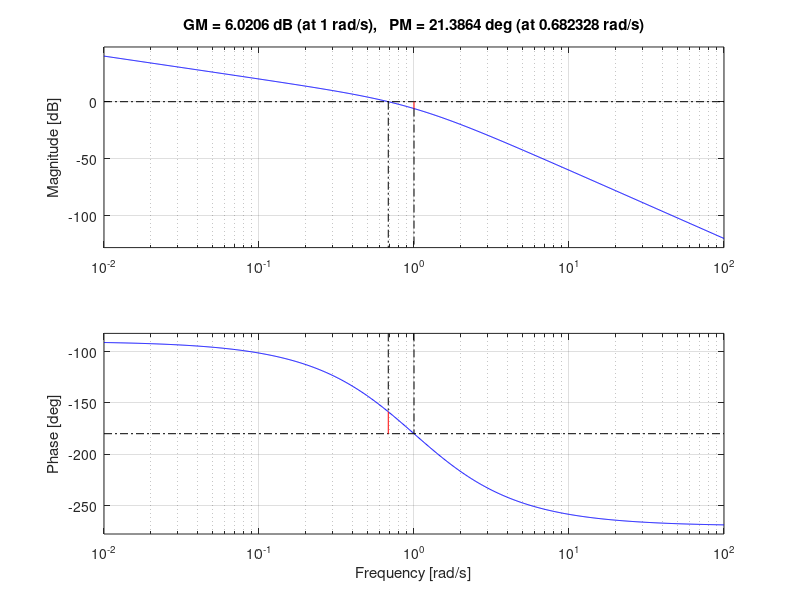
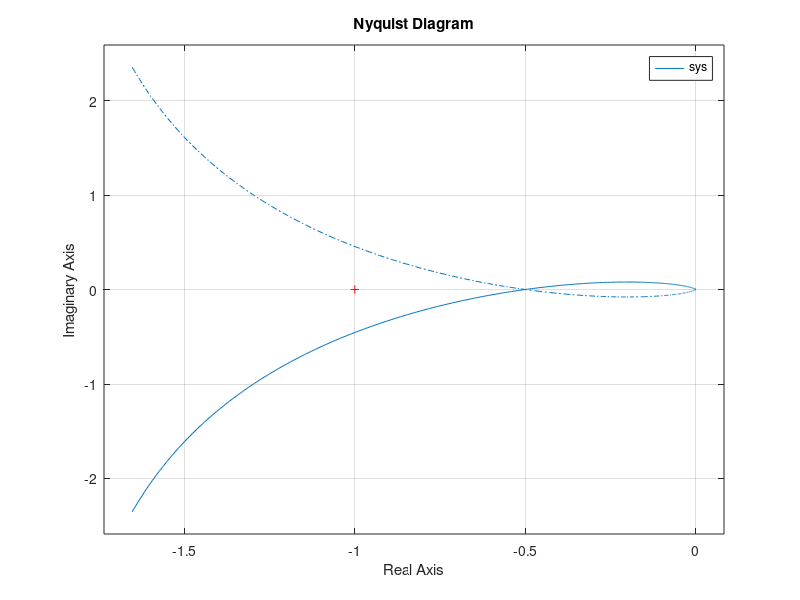

Reproduce these figures in MATLAB, in order.
% input_t = out.simout.time;
% input_vals = out.simout.signals.values;
% disp(input_vals(1,1,1));
% 
% 
% X = squeeze(input_vals);
% Y = squeeze(output_vals);
% output_t = out.simout1.time;
% output_vals = out.simout1.signals.values;
% 
% 
% figure(1);
% plot(output_t, Y);
% xlabel("Time(s)");
% ylabel("Velocity(Rad/s)");
% title("\omega Response with \epsilon = 0.4");


sys = tf([1],[1 2 1 0]);
[Gm,Pm,Wcg,Wcp] = margin(sys)
margin(sys)


% figure(1)
% bode(sys);
% 
figure(2)
nyquist(sys);